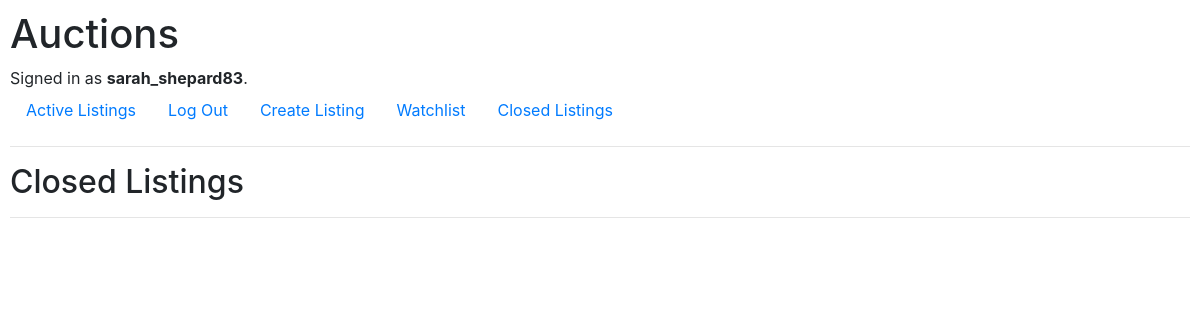
/closed-listings (signed in), run on an earlier commit of the app's database.
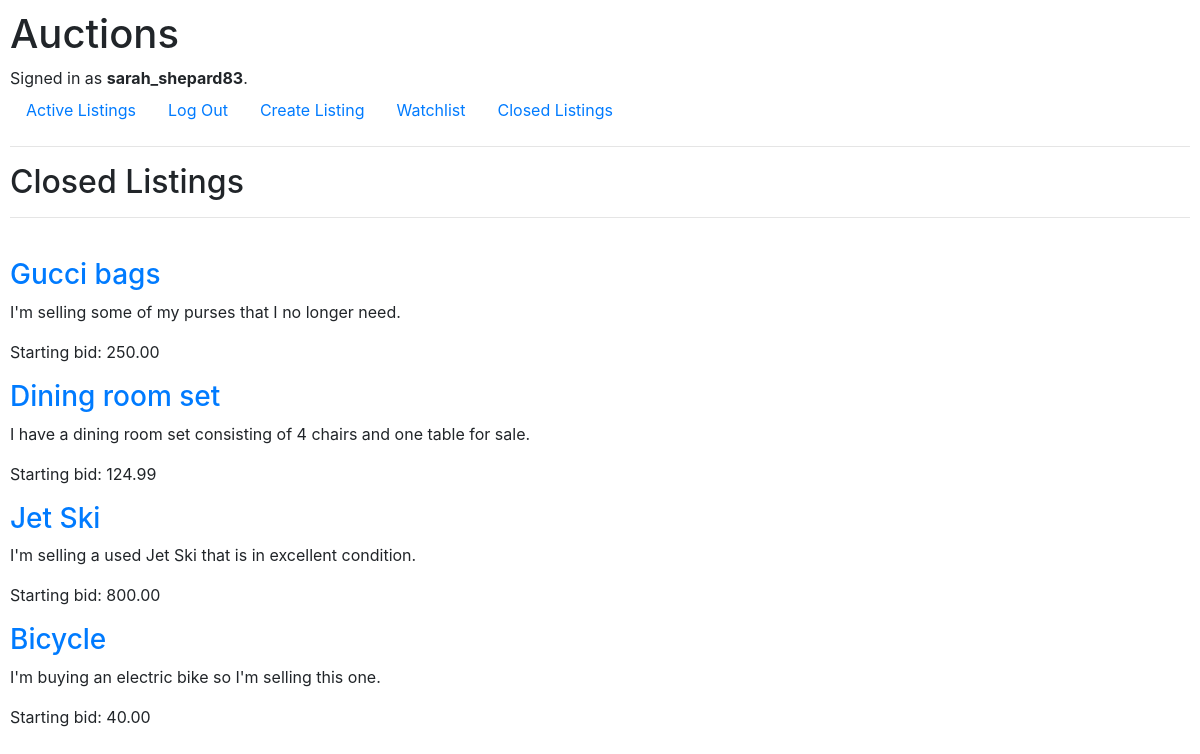
And on a later commit of the database.
### auctions/models.py (models this page shows, shortened)
class Listing(models.Model):
    title = models.CharField(max_length=200)
    description = models.TextField()
    starting_bid = models.DecimalField(max_digits=10, decimal_places=2)
    image_url = models.URLField(blank=True, null=True)
    category = models.CharField(max_length=50, blank=True, null=True)
    user = models.ForeignKey(User, on_delete=models.CASCADE)
    winner = models.ForeignKey(User, on_delete=models.SET_NULL, null=True, related_name='won_listings')
    active = models.BooleanField(default=True)

### auctions/views.py (the view)
# urls.py: path("closed-listings", views.closed_listings, name="closed-listings"),
@login_required
def closed_listings(request):
    closed_listings = Listing.objects.filter(active=False)  # This line filters closed listings
    return render(request, "auctions/closed-listings.html", {'listings': closed_listings})

### auctions/templates/auctions/closed-listings.html (shortened to what this page needs)
{% extends "auctions/layout.html" %}
{% block body %}
    <h2>Closed Listings</h2>
    <hr>
    <br>
<div class="listings">
    {% for listing in listings %}
    <div class="listing">
        <h3><a href="{% url 'listing' listing.id %}">{{ listing.title }}</a></h3>
        <p>{{ listing.description }}</p>
        <p>Starting bid: {{ listing.starting_bid }}</p>
    </div>
    {% endfor %}
</div>
{% endblock %}

What changed in the data, as far as the page shows it:
now on this page (row unchanged): Listing: title "Gucci bags", description "I'm selling some of my purses that I no longer need.", starting_bid "250.00"
now on this page (row edited): Listing: title "Dining room set", description "I have a dining room set consisting of 4 chairs and one table for sale.", starting_bid "124.99"
now on this page (row unchanged): Listing: title "Jet Ski", description "I'm selling a used Jet Ski that is in excellent condition.", starting_bid "800.00"
added Listing: title "Bicycle", description "I'm buying an electric bike so I'm selling this one.", starting_bid "40.00"
